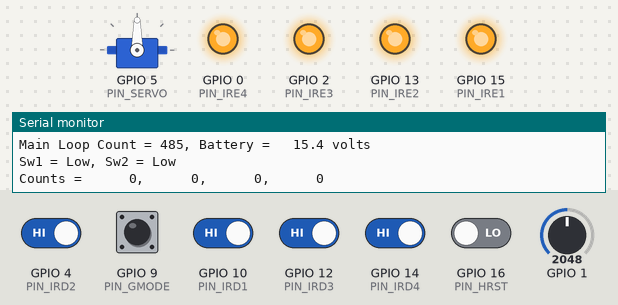
Simulated run of this sketch. Board: ESP32-S3. Parts: servo, output pins drawn as LEDs (lit = HIGH), the last lines printed to the serial monitor. The inputs (shaded band) are chosen by the test bench; at power-on: GPIO 4 (PIN_IRD2), GPIO 10 (PIN_IRD1), GPIO 12 (PIN_IRD3), GPIO 14 (PIN_IRD4) HIGH, GPIO 9 (PIN_GMODE), GPIO 16 (PIN_HRST) LOW, GPIO 1 = 2048.

Above: at 2.2 s.
2.3 s: GPIO 9 (PIN_GMODE) pulled HIGH for 1 s
At 3.7 s:
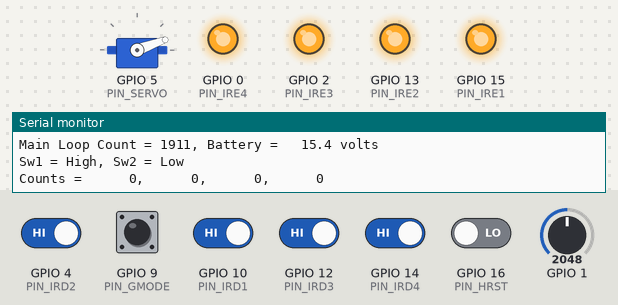
10.8 s: GPIO 9 (PIN_GMODE) pulsed HIGH 5 times (0.12 s each, 0.3 s apart)
At 10.86 s:
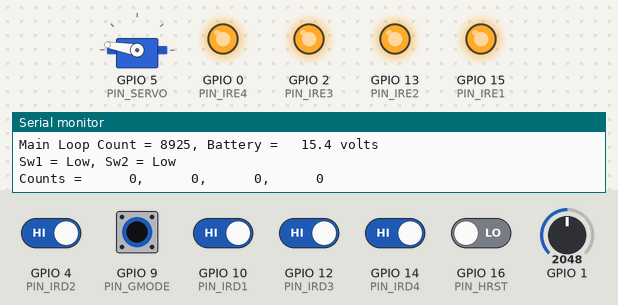
Timing chart, 0 to 13.8 s (numbered marks = the images above; inputs shaded):
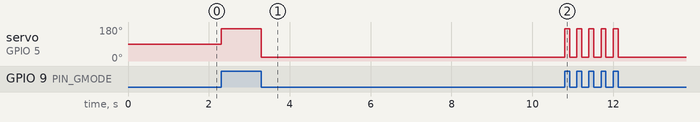

The sketch:

slider_test.ino
```cpp
// slider_test.ino -- used to test and setup the slider targets.
// dlb, oct 2021

// This code tests version TWO/THREE of the PCB cards.
// In this code, NEO1 is reassigned to control the SERVO.

#include <Servo.h>

#define VOLTSPERLSB 0.00753 // Volts per bit on analog sensor for V-Battery

#define PW_CENTER 1500
#define PW_LEFT    800
#define PW_RIGHT  2300

#define PIN_NONE    -1  // Means no pin assigned.
#define PIN_HRST    16  // D0/G16 -- push button with pullup
#define PIN_SERVO    5  // D1/G5 -- NEO LEDs, via buffer
#define PIN_IRD2     4  // D2/G4 -- Takes over NEO2!
#define PIN_IRE4     0  // D3/G0 -- IR Emitter via buffer
#define PIN_IRE3     2  // D4/G2 -- IR Emitter via buffer
#define PIN_IRD4    14  // D5/G14 -- IR Detector via OpAmp
#define PIN_IRD3    12  // D6/G12 -- IR Detector via OpAmp
#define PIN_IRE2    13  // D7/G13 -- IR Emitter via butter
#define PIN_IRE1    15  // D8/G15 -- IR Emitter via buffer
#define PIN_IRD1    10  // SD3/G10 -- IR Detector via OpAmp
#define PIN_GMODE    9  // SD2/G9  -- Switch with pullup
#define NPIXELS 24

Servo servo;
uint32_t last_battery_udpate_time = millis();
float vbattery = 0.0;  // Voltage reading on battery -- updated once per 0.5 sec
volatile long count1 = 0;
volatile long count2 = 0;
volatile long count3 = 0;
volatile long count4 = 0;
volatile uint32_t last_dect_1_time = millis();
volatile uint32_t last_dect_2_time = millis();
volatile uint32_t last_dect_3_time = millis();
volatile uint32_t last_dect_4_time = millis();
long main_loop_count = 0;
int sw1 = LOW;
int sw2 = LOW;
int last_pos;

void setup() {
  // put your setup code here, to run once:
  Serial.begin(115200);
  delay(500);
  Serial.println("Startup. Test for PCB V2, Schematic 5, with Mods.");
  delay(500);
  Serial.println("Setting up servo.");
  servo.attach(PIN_SERVO, 600, 2400);
  servo.writeMicroseconds(PW_CENTER);

  pinMode(PIN_HRST, INPUT);
  pinMode(PIN_GMODE, INPUT);

  // Turn on all the emitters.
  pinMode(PIN_IRE1, OUTPUT);
  pinMode(PIN_IRE2, OUTPUT);
  pinMode(PIN_IRE3, OUTPUT);
  pinMode(PIN_IRE4, OUTPUT);
  digitalWrite(PIN_IRE1, HIGH);
  digitalWrite(PIN_IRE2, HIGH);
  digitalWrite(PIN_IRE3, HIGH);
  digitalWrite(PIN_IRE4, HIGH);

  // Turn on all detectors
  pinMode(PIN_IRD1, INPUT);
  pinMode(PIN_IRD2, INPUT);
  pinMode(PIN_IRD3, INPUT);
  pinMode(PIN_IRD4, INPUT);
  attachInterrupt(PIN_IRD1, isr_detector_1, RISING);
  attachInterrupt(PIN_IRD2, isr_detector_2, RISING);
  attachInterrupt(PIN_IRD3, isr_detector_3, RISING);
  attachInterrupt(PIN_IRD4, isr_detector_4, RISING);
}

void loop() {
  main_loop_count++;
  battery_update();
  sw1 = digitalRead(PIN_GMODE);
  sw2 = digitalRead(PIN_HRST);
  control_servo(sw1);
  report();
}

void control_servo(int pos) {
    if (pos == last_pos) return;
    last_pos = pos;
    if (pos == 0)  servo.writeMicroseconds(PW_LEFT);
    else           servo.writeMicroseconds(PW_RIGHT);
}

// Reads the Battery Voltage
void battery_update(void) {
  if (millis() - last_battery_udpate_time < 500) return;
  last_battery_udpate_time = millis();
  int ir = analogRead(A0);
  vbattery = ir * VOLTSPERLSB;
}

IRAM_ATTR void isr_detector_1() {
  uint32_t tnow = millis();
  if (tnow - last_dect_1_time < 60) return;
  last_dect_1_time = tnow;
  count1++;
}

IRAM_ATTR void isr_detector_2() {
  uint32_t tnow = millis();
  if (tnow - last_dect_2_time < 60) return;
  last_dect_2_time = tnow;
  count2++;
}

IRAM_ATTR void isr_detector_3() {
  uint32_t tnow = millis();
  if (tnow - last_dect_3_time < 60) return;
  last_dect_3_time = tnow;
  count3++;
}

IRAM_ATTR void isr_detector_4() {
  uint32_t tnow = millis();
  if (tnow - last_dect_4_time < 60) return;
  last_dect_4_time = tnow;
  count4++;
}

uint32_t last_report_time = millis();
void report() {
  uint32_t tnow = millis();
  if(tnow - last_report_time < 1500) return;
  last_report_time = tnow;
  char lineout[100];
  sprintf(lineout, "Main Loop Count = %ld, Battery = %6.1f volts", main_loop_count, vbattery);
  Serial.println(lineout);
  sprintf(lineout, "Sw1 = %s, Sw2 = %s", sw1 ? "High" : "Low", sw2 ? "High" : "Low");
  Serial.println(lineout);
  sprintf(lineout, "Counts = %6ld, %6ld, %6ld, %6ld ", count1, count2, count3, count4);
  Serial.println(lineout);
}
```

Measured:
- after the input at 2.3 s, servo on GPIO 5 (PIN_SERVO): 90° → 170° at once, → 20° 1.0 s later
- after the input at 10.8 s, servo on GPIO 5 (PIN_SERVO): alternates 170° for 0.12 s and 20° for 0.18 s, 10 changes in all, then stays 20°, starting at once
